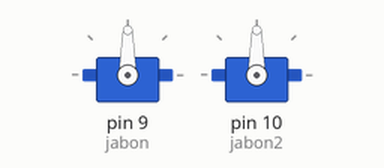
This sketch was run on a simulated Arduino Uno, built with avr-gcc and run on an emulated ATmega328P. Shown: 2 × servo.

Above: at 0.05 s.
Timing chart, 0 to 3.0 s (numbered marks = the images above):
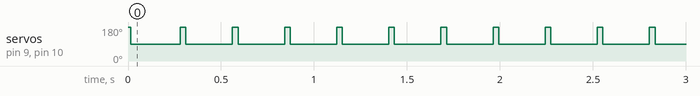

The sketch:

dispensador_anticovid19_apds9960_es.ino
```cpp
// (licence header left out)
#include "Adafruit_APDS9960.h"                  //incluyo biblioteca para usar el sensor de gestos
#include <Servo.h>                              //incluyo la biblioteca de servos para facilitar su uso

Adafruit_APDS9960 apds;                       //creando un objeto para nombrar al sensor
int pos = 1500;                               //valor posicion de ambos servos
//int movimiento_abajo = 0;                   variables para almacenar el estado de la lectura de movimiento de cada gesto
//int movimiento_arriba = 0;                  inhabilito el eje y debido al tipo de proyecto al que va dirigido este codigo
int movimiento_izquierda = 0;
int movimiento_derecha = 0;

Servo jabon;                                    //crea un objeto para controlar el servo
Servo jabon2;

void setup()                                    //funcion de pre-configuracion al inicio, solo se ejecuta 1 vez
{
  jabon.attach(9, 1000, 2000);                           //vincular pin 9 a servo 1, valor minimo 1000 microsegs de giro hasta 2000 microsegs(0-180Âº)
  jabon2.attach(10, 1000, 2000);                         //vincular pin10 a servo 2, valor minimo 1000 microsegs de giro hasta 2000 microsegs(0-180Âº)
  Serial.begin(115200);                           //Inicio puerto de comunicaciones a velocidad de datos - 115200 baudios
  jabon.write(pos);                             //posicion inicial central para el servo 1, valor escala 0-180 grados basandose entre 1000microseg y 2000microseg
  jabon2.write(pos);                            //posicion inicial central para el servo 2, valor escala 0-180 grados b..
  if (!apds.begin())                            //si no se detecta sensor, mostrar fallo por serial com
    Serial.println("Fallo al inicializar el dispositivo! Por favor checkea las conexiones.");
  apds.enableProximity(true);                   //habilitar deteccion de proximidad
  apds.enableGesture(true);                     //habilitar deteccion de gestos
}

void loop()                                      //funcion ciclica en la que se centran las tareas que realizara el arduino en bucle, se ejecuta infinitamente
{
  uint8_t gesture = apds.readGesture();          //variable que integra la lectura del sensor y almacena su valor de lectura
  //if (gesture == APDS9960_DOWN)
  //if (gesture == APDS9960_UP)
  if (gesture == APDS9960_LEFT)   movimiento_izquierda = 1;  //cambiar estado de variable de movimiento hacia la izquierda a 1 si detecta lectura concreta
  if (gesture == APDS9960_RIGHT)  movimiento_derecha = 1;    //cambiar estado de variable de movimiento hacia la derecha a 1 si detecta lectura concreta

  if (movimiento_izquierda||movimiento_derecha == 1)         //si se detecta interaccion lateral de la mano sobre el sensor, activar mecanismo
  {
    for (pos = 1500; pos <= 2000; pos += 500)                //valor pos va de 90 a 180 grados en un paso de 500 microsegs
    {
      jabon.writeMicroseconds(pos);                                //posiciona servo segun el valor de pos
      jabon2.writeMicroseconds(pos);                               //posiciona servo2 segun el valor de pos
      delay(15);                                            //espera 15 milisegundos para que el servo vaya a la posicion
    }
    movimiento_izquierda == 0;                              //devuelve el estado inicial a la variables de estado para que entren en else
    movimiento_derecha == 0;                                  //y los servos vuelvan a la posicion inicial
  }

  else                                                       //si no se detecta interaccion con el sensor, volver al estado inicial
  {
    for (pos = 2000; pos >= 1500; pos -= 500)               //valor pos va de 180 a 0 grados en un paso de 500 microsegs
    {
      jabon.writeMicroseconds(pos);                               //posiciona servo1 segun valor de pos
      jabon2.writeMicroseconds(pos);                              //posiciona servo2 segun valor de pos
      delay(15);                                      //espera 15 milisegundos para que el servo2 vaya a la posicion
    }
  }

  delay(250);                                    //dar un cuarto de segundo de pausa
}
```

Measured:
- by itself, servo on pin 9 (jabon), servo on pin 10 (jabon2): alternates 180° for 0.03 s and 90° for 0.25 s
